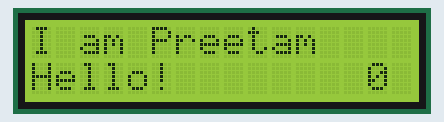
Simulated run of this sketch. Board: ATtiny85, built with avr-gcc and run on an emulated ATtiny85. Shown: 16×2 character LCD.

Above: at 0.1 s.
At 4.1 s:
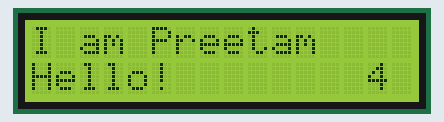
At 9.1 s:
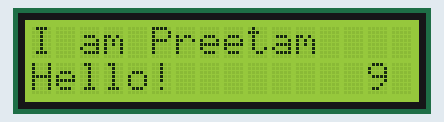
At 19.1 s:
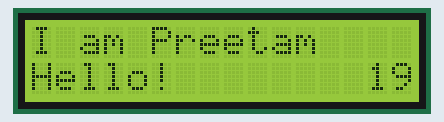
At 28.1 s:
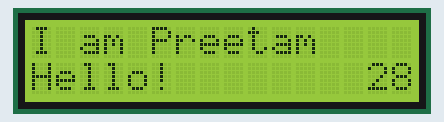
At 38.2 s:
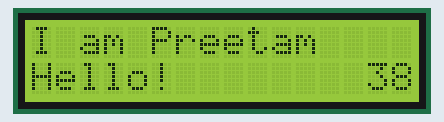

Measured:
- what the display in image 1 shows lasts 1.0 s, from 4.1 s to 5.1 s

The sketch:

sketch_jul5a.ino
```cpp
#include <LiquidCrystal.h>

LiquidCrystal lcd(0, 1, 2, 3, 4, 5);

void setup() {
  lcd.begin(16, 2);
  lcd.print("I am Preetam");
  lcd.setCursor(0, 1);
  lcd.print("Hello!");
}

void loop() {
  lcd.setCursor(14, 1);
  lcd.print("  "); // Clear previous digits
  lcd.setCursor(14, 1);
  lcd.print(millis() / 1000);
  delay(1000); // Wait 1 second before updating again
}
```
